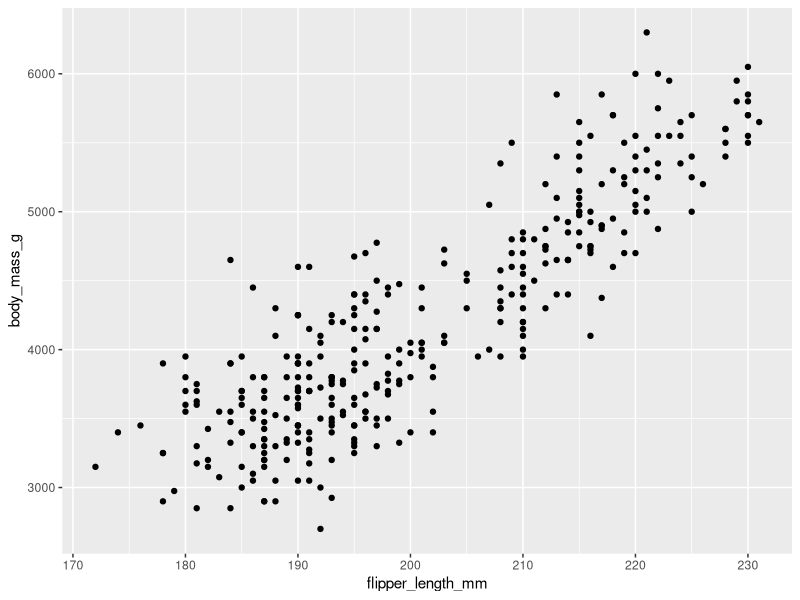
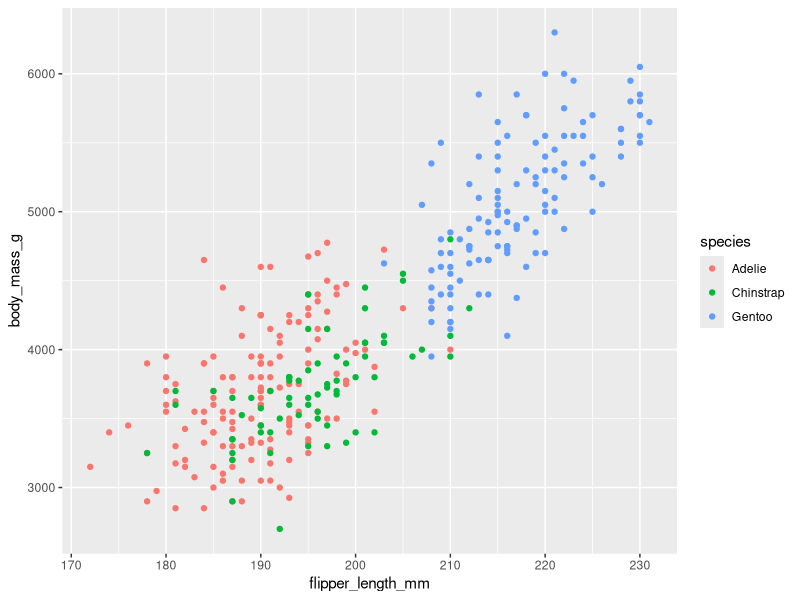
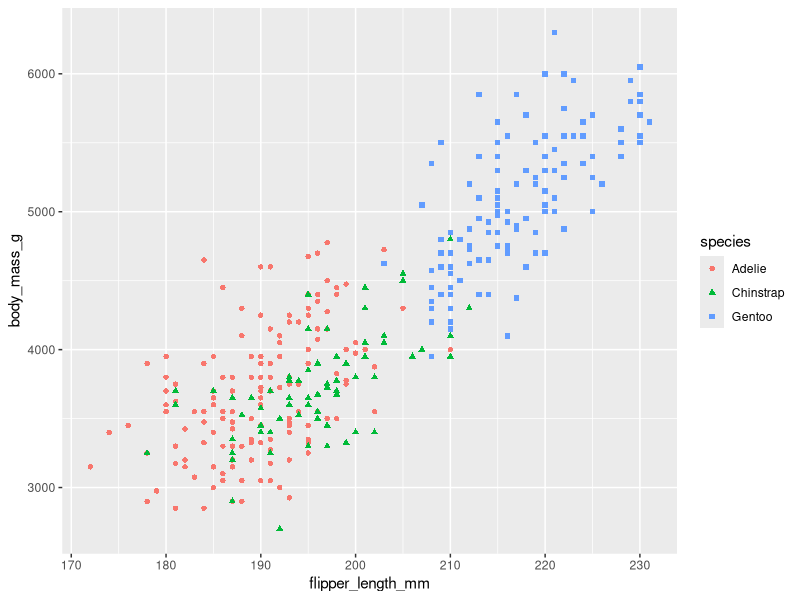
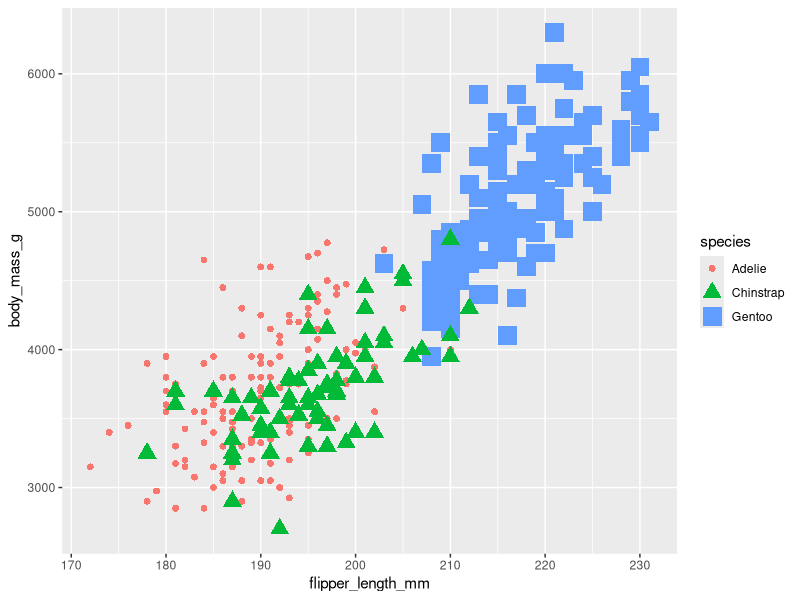
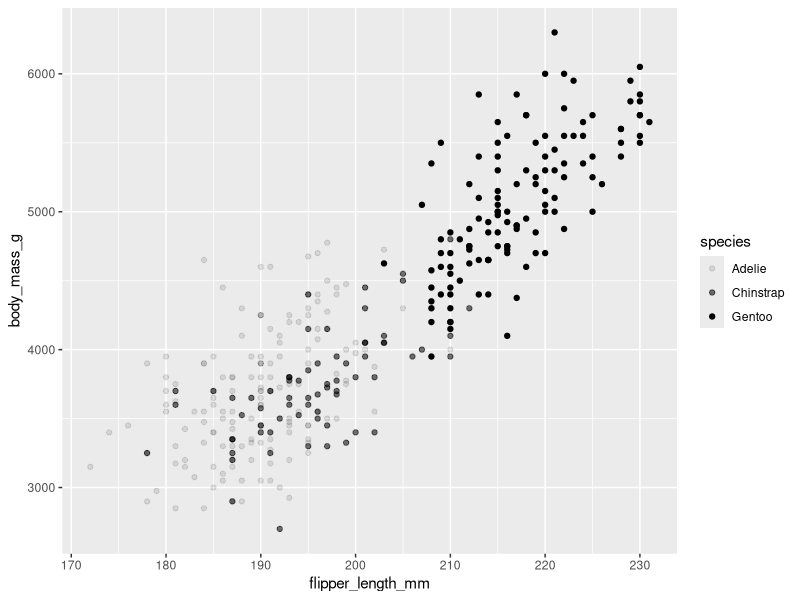
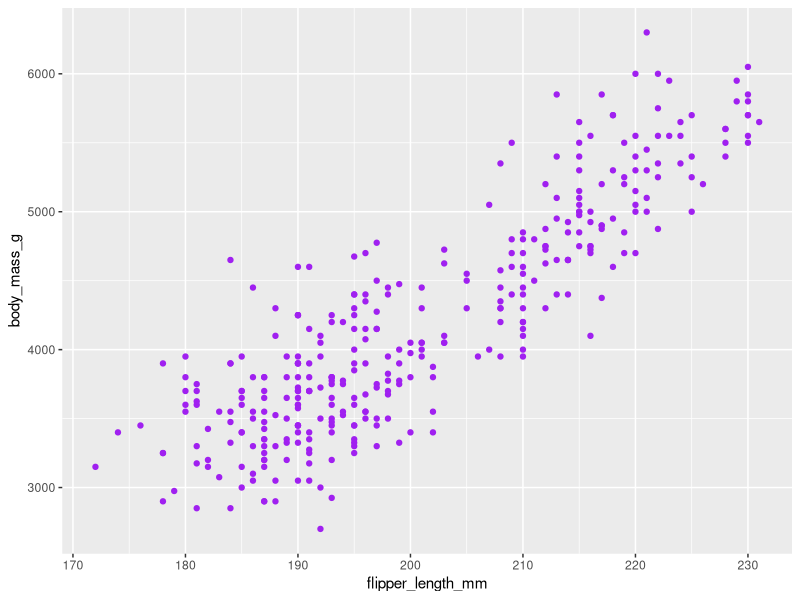

Recreate these plots in R, in order.
#1.. As a quick reminder, let's start by loading the ggplot2 package and the penguins dataset.

library(ggplot2)
library(palmerpenguins)

#2.R will automatically place the appropriate label on each axis of our scatter plot.

ggplot(data=penguins)+
  geom_point(mapping=aes(x=flipper_length_mm,y=body_mass_g))

#3.Right now, our plot's in black and white. It clearly shows the positive relationship between the two variables. As the values on the x-axis increase, the values on the y-axis increase. But it's also got some limitations. For example, we can't tell which data points refer to each of the three penguin species. To solve this problem, we can map a new variable to a new aesthetic. Let's add a third variable to our scatter plot by mapping it to a new aesthetic. We'll map the variable species to the aesthetic color by adding some code inside the parentheses of the aes function. We'll add a comma after the body mass variable and type color equals sign species. Our code tells R to assign a different color to each species of penguin. Let's check it out.

ggplot(data=penguins)+
  geom_point(mapping=aes(x=flipper_length_mm,y=body_mass_g,color=species))

#4. We can also use shape to highlight the different penguin species. Let's map the variable species to the aesthetic shape. To do this, we can change the code from color equal species to shape equal species. Instead of colored points, R assigns different shapes to each species. Now the legend shows us a circle for the Adelie species, a triangle for the Chinstraps and a square for the Gentoos. You might notice that our plot's in black and white again because we removed the code for color. Let's put some color back into our plot. If we want we can map more than one aesthetic to the same variable. Let's map both color and shape to species. We'll add the code color equals species while keeping the code shape equal species

ggplot(data=penguins)+
  geom_point(mapping=aes(x=flipper_length_mm,y=body_mass_g,shape=species,color=species))

#5. Now our plot shows a different color and a different shape for each species. We can keep going. Let's add size as well and map three aesthetics to species. If we add size equal species, each colored shape will also be a different size. 

ggplot(data=penguins)+
  geom_point(mapping=aes(x=flipper_length_mm,y=body_mass_g,shape=species,color=species,size=species))

#6.We can also map species to the alpha aesthetic, which controls the transparency of the points.If we want to keep our graph in black and white, we can map the alpha aesthetic to species. This will make some points more transparent or see-through than others. This gives us another way to represent each penguin species. Let's try it. Alpha is a good option when you've got a dense plot with lots of data points.

ggplot(data=penguins)+
  geom_point(mapping=aes(x=flipper_length_mm,y=body_mass_g,alpha=species))

#7. You can also set the aesthetic apart from a specific variable. Let's say we want to change the color of all the points to purple. Here we don't want to map color to a specific variable like species. We just want every point in our scatter plot to be purple. So we need to set our new piece of code outside of the aes function and use quotation marks for our color value. This is because all the code inside of the aes function tells R how to map aesthetics to variables. For example, mapping the aesthetic color to the variable species.

ggplot(data=penguins)+
  geom_point(mapping=aes(x=flipper_length_mm,y=body_mass_g),color="purple")
